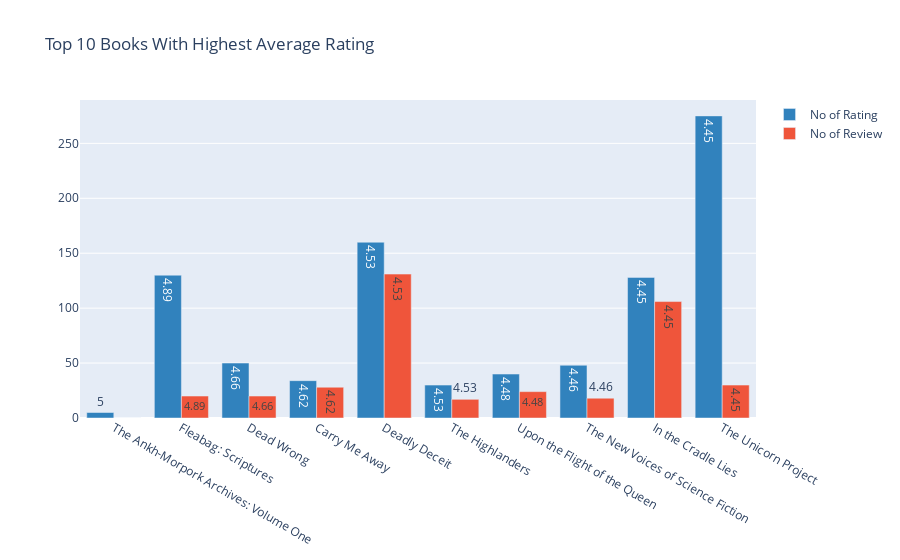
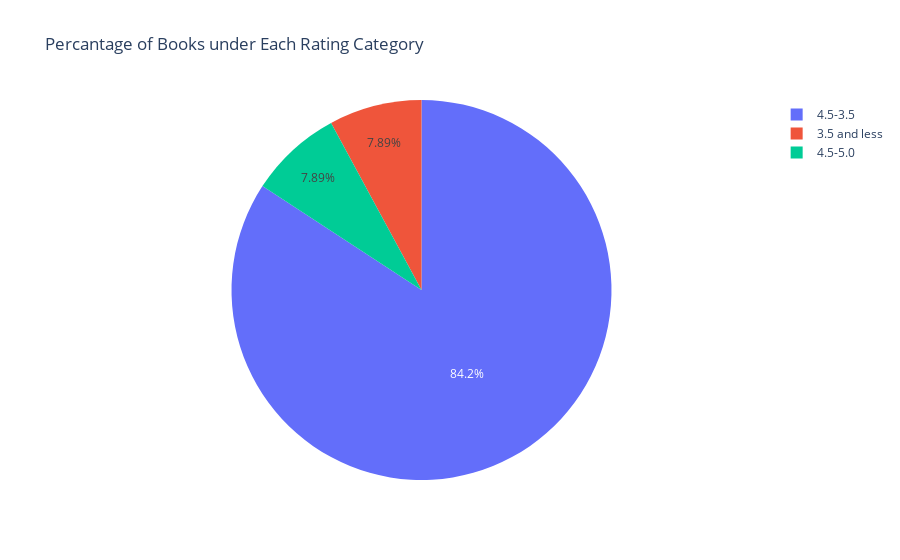
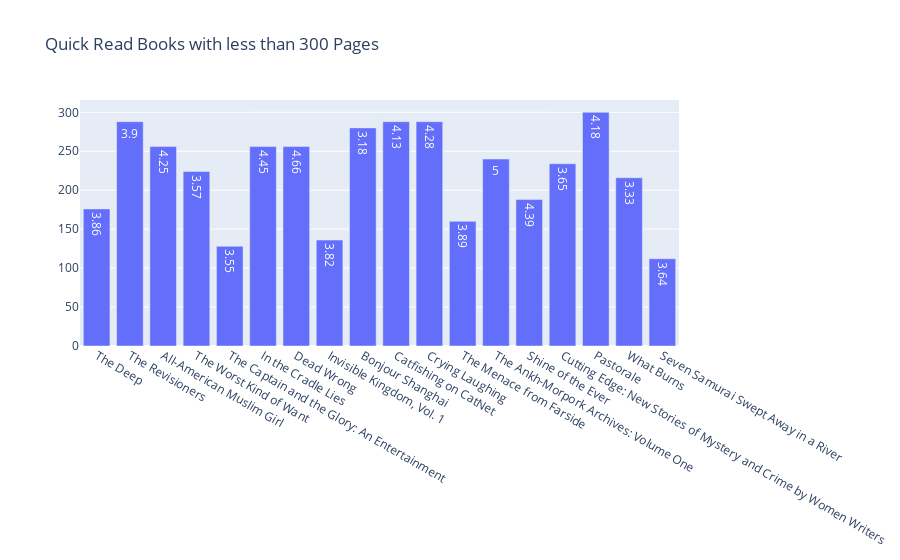

The notebook cell saved with these charts, in order:
### Code cell
main()

### Figure 1 — Plotly figure (JSON) as saved in the notebook; plotly's stock layout.template omitted (floating-point values rounded to 4 significant figures)
{"data": [{"marker": {"color": "rgb(49,130,189)"}, "name": "No of Rating", "text": [5, 4.89, 4.66, 4.62, 4.53, 4.53, 4.48, 4.46, 4.45, 4.45], "type": "bar", "x": ["The Ankh-Morpork Archives: Volume One", "Fleabag: Scriptures", "Dead Wrong", "Carry Me Away", "Deadly Deceit", "The Highlanders", "Upon the Flight of the Queen", "The New Voices of Science Fiction", "In the Cradle Lies", "The Unicorn Project"], "y": [5, 130, 50, 34, 160, 30, 40, 48, 128, 275]}, {"name": "No of Review", "text": [5, 4.89, 4.66, 4.62, 4.53, 4.53, 4.48, 4.46, 4.45, 4.45], "type": "bar", "x": ["The Ankh-Morpork Archives: Volume One", "Fleabag: Scriptures", "Dead Wrong", "Carry Me Away", "Deadly Deceit", "The Highlanders", "Upon the Flight of the Queen", "The New Voices of Science Fiction", "In the Cradle Lies", "The Unicorn Project"], "y": [0, 20, 20, 28, 131, 17, 24, 18, 106, 30]}], "layout": {"title": {"text": "Top 10 Books With Highest Average Rating"}}}

### Figure 2 — Plotly figure (JSON) as saved in the notebook; plotly's stock layout.template omitted (floating-point values rounded to 4 significant figures)
{"data": [{"labels": ["3.5 and less", "4.5-3.5", "4.5-5.0"], "type": "pie", "values": [6, 64, 6]}], "layout": {"title": {"text": "Percantage of Books under Each Rating Category"}}}

### Figure 3 — Plotly figure (JSON) as saved in the notebook; plotly's stock layout.template omitted (floating-point values rounded to 4 significant figures)
{"data": [{"name": "Page count", "text": [3.86, 3.9, 4.25, 3.57, 3.55, 4.45, 4.66, 3.82, 3.18, 4.13, 4.28, 3.89, 5, 4.39, 3.65, 4.18, 3.33, 3.64], "type": "bar", "x": ["The Deep", "The Revisioners", "All-American Muslim Girl", "The Worst Kind of Want", "The Captain and the Glory: An Entertainment", "In the Cradle Lies", "Dead Wrong", "Invisible Kingdom, Vol. 1", "Bonjour Shanghai", "Catfishing on CatNet", "Crying Laughing", "The Menace from Farside", "The Ankh-Morpork Archives: Volume One", "Shine of the Ever", "Cutting Edge: New Stories of Mystery and Crime by Women Writers", "Pastorale", "What Burns", "Seven Samurai Swept Away in a River"], "y": [176, 288, 256, 224, 128, 256, 256, 136, 280, 288, 288, 160, 240, 188, 234, 300, 216, 112]}], "layout": {"title": {"text": "Quick Read Books with less than 300 Pages"}}}
